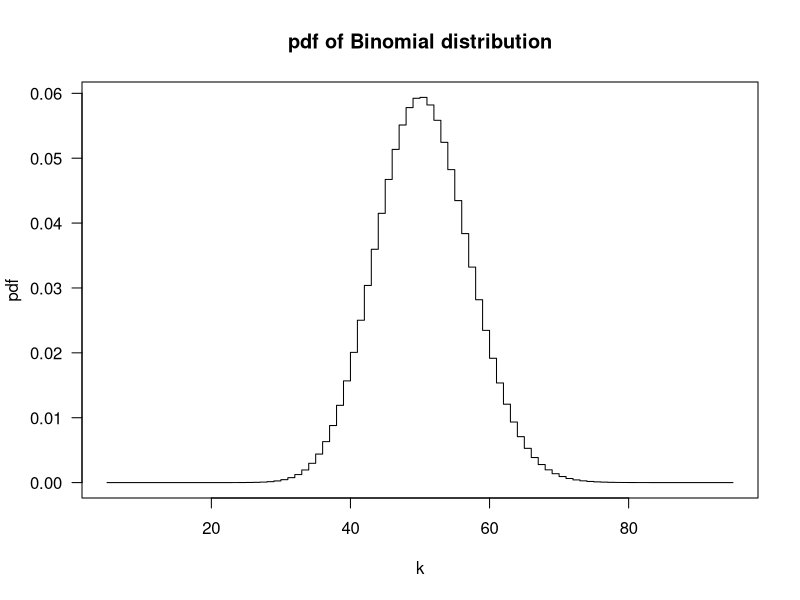
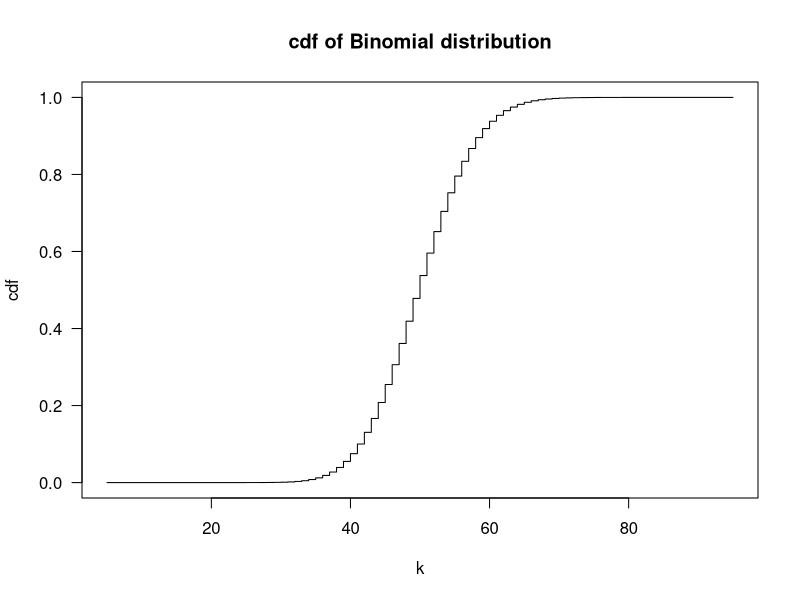

Write the R code that produced these figures, in order.
n <- 500 ## The number of trials.
prob <- 0.1 ## The probability of success on each trial.
k <- seq(0, n, by = 1) ## First axis of plot.
mean = n*prob
variance = n*prob*(1-prob)
k = seq(mean-variance, mean+variance, by=1)

pdf <- dbinom(x = k, size = n, prob = prob) ## Second axis of plot for pdf.
cdf <- pbinom(q = k, size = n, prob = prob) ## Second axis of plot for cdf.
## Inspect the pdf and cdf.
plot(x = k, y = pdf, type = "s", las = 1, main = "pdf of Binomial distribution")
plot(x = k, y = cdf, type = "s", las = 1, main = "cdf of Binomial distribution")